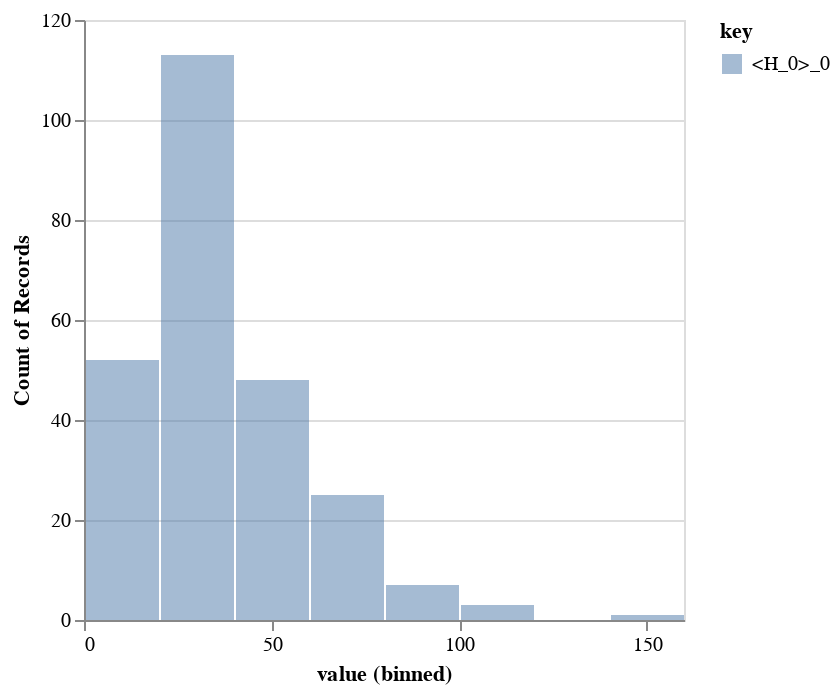

Source (notebook cell):
### Code cell
base = alt.Chart(patch_lengths).transform_fold([
    '<H_0>_0', '<H_0>_1', '<H_0>_2', '<H_0>_3', '<H_0>_4', '<H_0>_5'
])

base.mark_bar(opacity=0.5).encode(
    alt.X('value:Q').bin(step=20).axis(values = [-200,-150,-100,-50,0,50,100,150,200,250,300,350,400]),
    alt.Y('count()', stack=False),
    alt.Color('key:N'),
)

### Figure 1 — Vega-Lite specification as saved in the notebook (floating-point values rounded to 4 significant figures; data arrays with more than 128 entries replaced by an {"elided": "..."} marker saying what was removed)
{"config": {"view": {"continuousWidth": 300, "continuousHeight": 300}}, "data": {"name": "data-8299d1208bed32364523905d6e3830b7"}, "mark": {"type": "bar", "opacity": 0.5}, "encoding": {"color": {"field": "key", "type": "nominal"}, "x": {"axis": {"values": [-200, -150, -100, -50, 0, 50, 100, 150, 200, 250, 300, 350, 400]}, "bin": {"step": 20}, "field": "value", "type": "quantitative"}, "y": {"aggregate": "count", "stack": false, "type": "quantitative"}}, "transform": [{"fold": ["<H_0>_0", "<H_0>_1", "<H_0>_2", "<H_0>_3", "<H_0>_4", "<H_0>_5"]}], "$schema": "https://vega.github.io/schema/vega-lite/v5.20.1.json", "datasets": {"data-8299d1208bed32364523905d6e3830b7": {"elided": "255 records"}}}
